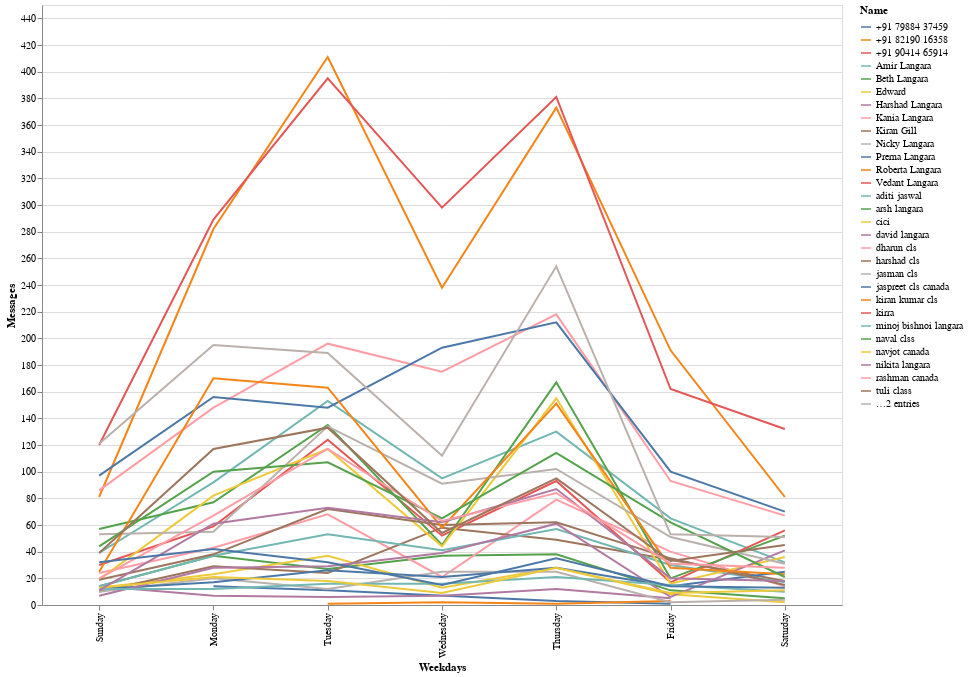

The notebook cell saved with this chart:
### Code cell
input_dropdown = alt.binding_select(options=list(set(df2.Name.unique())))

selected_points = alt.selection_single(fields=['Name'], bind=input_dropdown, name='Select')

color = alt.condition(selected_points,
alt.Color('Name:N'),
alt.value('transparent'))

alt.Chart(df2, width=800, height=600).mark_line().encode(
x=alt.X('Weekdays',sort=sorter ),
y='Messages',
color=color,
tooltip='Messages'
).add_selection(selected_points)

### Figure 1 — Vega-Lite specification as saved in the notebook (floating-point values rounded to 4 significant figures; data arrays with more than 128 entries replaced by an {"elided": "..."} marker saying what was removed)
{"config": {"view": {"continuousWidth": 400, "continuousHeight": 300}}, "data": {"name": "data-b0de84f9ea82579f5c003d84f8fffa7b"}, "mark": "line", "encoding": {"color": {"condition": {"type": "nominal", "field": "Name", "selection": "Select"}, "value": "transparent"}, "tooltip": {"type": "quantitative", "field": "Messages"}, "x": {"type": "nominal", "field": "Weekdays", "sort": ["Sunday", "Monday", "Tuesday", "Wednesday", "Thursday", "Friday", "Saturday"]}, "y": {"type": "quantitative", "field": "Messages"}}, "height": 600, "selection": {"Select": {"type": "single", "fields": ["Name"], "bind": {"input": "select", "options": [" Amir Langara", " Nicky Langara", " harshad cls", " Kiran Gill", " dharun cls", " jasman cls", " cici", " Harshad Langara", " vivek reddy", " kiran kumar cls", " Beth Langara", " minoj bishnoi langara", " nikita langara", " rashman canada", " +91 82190 16358", " +91 90414 65914", " david langara", " kirra", " Vedant Langara", " Prerna Langara", " vasu", " +91 79884 37459", " Edward", " Roberta Langara", " naval clss", " aditi jaswal", " jaspreet cls canada", " Kania Langara", " arsh langara", " tuli class", " navjot canada"]}}}, "width": 800, "$schema": "https://vega.github.io/schema/vega-lite/v4.8.1.json", "datasets": {"data-b0de84f9ea82579f5c003d84f8fffa7b": {"elided": "204 records"}}}
